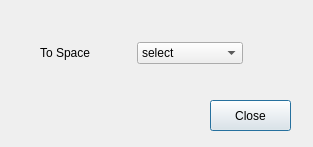
<?xml version="1.0" encoding="UTF-8"?>
<ui version="4.0">
 <class>ColourDialog</class>
 <widget class="QDialog" name="ColourDialog">
  <property name="windowModality">
   <enum>Qt::WindowModal</enum>
  </property>
  <property name="geometry">
   <rect>
    <x>0</x>
    <y>0</y>
    <width>313</width>
    <height>147</height>
   </rect>
  </property>
  <property name="windowTitle">
   <string>Dialog</string>
  </property>
  <widget class="QPushButton" name="ColorDialogCloseButton">
   <property name="geometry">
    <rect>
     <x>210</x>
     <y>100</y>
     <width>81</width>
     <height>31</height>
    </rect>
   </property>
   <property name="text">
    <string>Close</string>
   </property>
  </widget>
  <widget class="QWidget" name="layoutWidget">
   <property name="geometry">
    <rect>
     <x>40</x>
     <y>40</y>
     <width>203</width>
     <height>26</height>
    </rect>
   </property>
   <layout class="QGridLayout" name="gridLayout">
    <item row="0" column="0">
     <widget class="QLabel" name="label">
      <property name="text">
       <string>To Space</string>
      </property>
     </widget>
    </item>
    <item row="0" column="1">
     <widget class="QComboBox" name="colorSpaceComboBox">
      <item>
       <property name="text">
        <string>select</string>
       </property>
      </item>
      <item>
       <property name="text">
        <string>Color To Gray</string>
       </property>
      </item>
      <item>
       <property name="text">
        <string>Color To Lab</string>
       </property>
      </item>
      <item>
       <property name="text">
        <string>Color To HSV</string>
       </property>
      </item>
      <item>
       <property name="text">
        <string>Color To XYZ</string>
       </property>
      </item>
      <item>
       <property name="text">
        <string>Color To LUV</string>
       </property>
      </item>
      <item>
       <property name="text">
        <string>Color To HLS</string>
       </property>
      </item>
     </widget>
    </item>
   </layout>
  </widget>
 </widget>
 <resources/>
 <connections/>
</ui>
